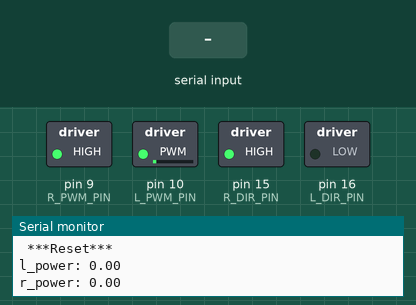
A sketch run on a simulated Arduino Uno, built with avr-gcc and run on an emulated ATmega328P. Parts: switched loads named in the sketch (green lamp = pin HIGH), the last lines printed to the serial monitor. The inputs (shaded band) are chosen by the test bench.

Above: at 2.2 s.
2.3 s: "b" received over Serial
At 3.6 s:
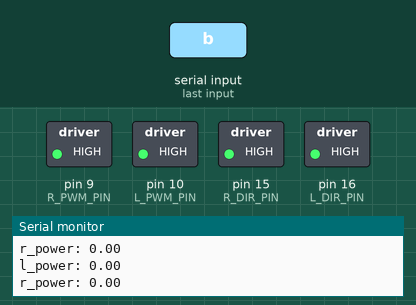
5.3 s: "f" received over Serial
At 7.9 s:
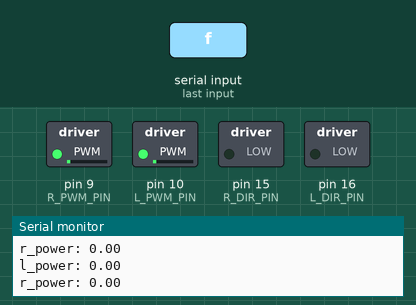
8.3 s: "b" received over Serial
At 9.5 s:
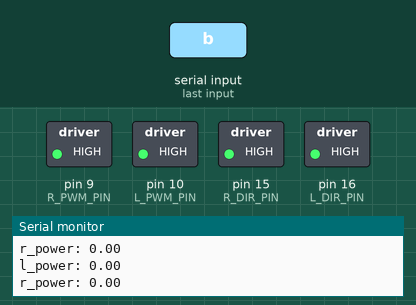
Timing chart, 0 to 12.5 s (numbered marks = the images above; inputs shaded):
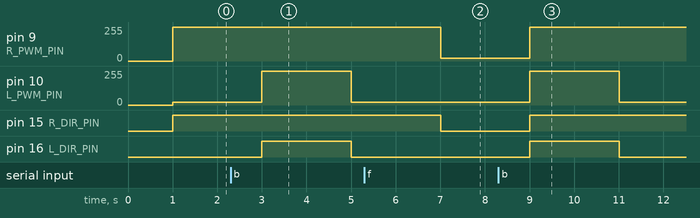

The sketch:

lab_2.ino
```cpp
#include "motor.h"

// Pin definitions, to make the code easier to read.
#define L_PWM_PIN 10
#define L_DIR_PIN 16
#define R_PWM_PIN  9
#define R_DIR_PIN 15

#define L_DIR_FWD LOW
#define L_DIR_BCK HIGH
#define R_DIR_FWD LOW
#define R_DIR_BCK HIGH

int flag = 1; //1 -> increment

// Variables to remember our
// motor power for Left and Right.
// Byte stores 0 to 255
float l_power; //was byte
float r_power;

motor_c left(L_PWM_PIN, L_DIR_PIN);
motor_c right(R_PWM_PIN, R_DIR_PIN);

//void setLeftMotorPower(float power ){
//  float new_power = 0.0;
//  if (power < 0){ //if negative, move BCK
//    digitalWrite( L_DIR_PIN, L_DIR_BCK );
//    new_power = 255 - power;
//  }
//  else{ //move FWD
//    digitalWrite( L_DIR_PIN, L_DIR_FWD );
//    new_power = power;
//  }
//
//  analogWrite( L_PWM_PIN, new_power );
//}
//
//
//void setRightMotorPower(float power ){
//  float new_power = 0.0;
//  if (power < 0){ //if negative, move BCK
//    digitalWrite( R_DIR_PIN, R_DIR_BCK );
//    new_power = 255 - power;
//  }
//  else{ //move FWD
//    digitalWrite( R_DIR_PIN, R_DIR_FWD );
//    new_power = power;
//  }
//
//  analogWrite( R_PWM_PIN, new_power );
//}


// Setup, only runs once when powered on.
void setup() {

    //  // Set our motor driver pins as outputs.
    //  pinMode( L_PWM_PIN, OUTPUT );
    //  pinMode( L_DIR_PIN, OUTPUT );
    //  pinMode( R_PWM_PIN, OUTPUT );
    //  pinMode( R_DIR_PIN, OUTPUT );
    //
    //  // Set initial direction for l and r
    //  // Which of these is foward, or backward?
    //  digitalWrite( L_DIR_PIN, L_DIR_FWD );
    //  digitalWrite( R_DIR_PIN, R_DIR_FWD );

    //  // Set initial l_power and r_power values.
    //  l_power = 15;
    //  r_power = 15;

  // Start up the Serial for debugging.
  Serial.begin(9600);
  delay(1000);
  // Print reset so we can catch any reset error.
  Serial.println(" ***Reset*** ");

}


void loop() {

  Serial.print("l_power: "); Serial.println(l_power);
  Serial.print("r_power: "); Serial.println(r_power);

  left.setMotorPower(20);
  right.setMotorPower(-20);

//  if (l_power < 0){
//    //if negative
//    Serial.print("here ");
//    digitalWrite( L_DIR_PIN, L_DIR_BCK );
//    analogWrite( L_PWM_PIN, 255 - l_power );
//  }
//  else{
//    digitalWrite( L_DIR_PIN, L_DIR_FWD );
//    analogWrite( L_PWM_PIN, l_power );
//  }

  if ( Serial.available() ) {
    char inChar = Serial.read(); //This reads one byte
    if (inChar == 'b') {
//      setLeftMotorPower( -20 );
//      setRightMotorPower( -20 );
      left.setMotorPower(-20);
      right.setMotorPower(-20);
    }
    else if (inChar == 'f') {
//      setLeftMotorPower( 20 );
//      setRightMotorPower( 20 );
      left.setMotorPower(20);
      right.setMotorPower(20);
    }
  }

  /*
  if (flag){ //increment
    l_power = l_power + 1;
    r_power = r_power + 1;
    if (l_power >= 100){ //if reaches the limit, change flag
      flag = 0;
    }
  }
  else { // decrement
    l_power = l_power - 1;
    r_power = r_power - 1;
    if (l_power <=0){ //if reaches 0, change flaga
      flag = 1;
    }
  }
  */

  // Send power PWM to pins, to motor drivers.
//  analogWrite( L_PWM_PIN, l_power );
//  analogWrite( R_PWM_PIN, r_power );

  // Brief pause
  delay(2000);

}
```

motor.h
```cpp
#ifndef _MOTOR_H
#define _MOTOR_H

// A class to neatly contain commands for the motors, to take care of +/- values,
//  a min/max power value, & pin setup.

class motor_c {
  public:
    int pwm_pin;
    int dir_pin;

    motor_c( int pwm, int dir);

    void setMotorPower(float power);
};

// constructor
motor_c::motor_c(int pwm, int dir ) {
  pwm_pin = pwm;
  dir_pin = dir;
  // Set our motor driver pins as outputs.
  pinMode( pwm_pin, OUTPUT );
  pinMode( dir_pin, OUTPUT );
}

//check between 255 and -255 !!!!!!!!!!!!!!!!!1

void motor_c::setMotorPower(float power ){
  float new_power = 0.0;

 //if negative, move BCK
  if (power < 0){
    digitalWrite( dir_pin, HIGH );
    new_power = 255 - power;
  }
  else{ //move FWD
    digitalWrite( dir_pin, LOW );
    new_power = power;
  }

  analogWrite( pwm_pin, new_power );
}

#endif
```

Measured:
- after the input at 2.3 s, pin 10 (L_PWM_PIN): 20/255 → 255/255 after 0.70 s, → 20/255 2.0 s later; pin 16 (L_DIR_PIN): LOW → HIGH after 0.70 s, → LOW 2.0 s later
- after the input at 5.3 s, pin 9 (R_PWM_PIN): 255/255 → 20/255 after 1.7 s; pin 15 (R_DIR_PIN): HIGH → LOW after 1.7 s
- after the input at 8.3 s, pin 10 (L_PWM_PIN): 20/255 → 255/255 after 0.71 s, → 20/255 2.0 s later; pin 16 (L_DIR_PIN): LOW → HIGH after 0.71 s, → LOW 2.0 s later
